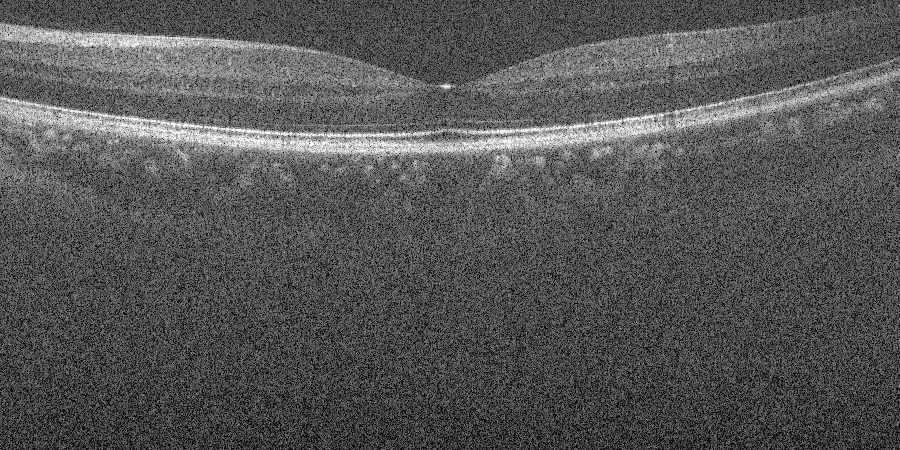
%> input picture Datasets/dt1_Bioptigen_SDOCT/1/test.tif, 900 x 450 px
$ octave Demo_Compute_Metrics.m   (GNU Octave 9; MATLAB toolbox functions it lacks are replaced by stand-ins)
%> lines starting %> are read from the running program, lines starting %| are printed output that depends on the picture
### Metrics/utils/comp_psnr_ssim.m

function [PSNR,SSIM]=comp_psnr_ssim(gt,im_out,maxI)
%
% Computes PSNR and SSIM metrics
%
% Note:
%   MATLAB's "ssim" function was introduced in MATLAB R2014a.
%
% INPUTS:
% gt: ground-truth image
% im_out: reconstructed image
% maxI: maximum intensity value (OPTIONAL)
%
% Usage:
%   PSNR=comp_psnr_ssim(gt,im_out,255)
%   [PSNR,SSIM]=comp_psnr_ssim(gt,im_out,255)
%
%
if ~exist('MaxI','var') || isempty(maxI)
    maxI = -1;
end

if maxI == -1
    if max(gt(:))<2
        maxI=1;
    else
        maxI=255;
    end
end

% MSE=mean(mean((gt(:)-im_out(:)).^2));
im_out = im_out(1:size(gt,1),1:size(gt,2));
% gt = gt(1:size(im_out,1),1:size(im_out,2));
MSE=mean(mean((gt(:)-im_out(:)).^2));

PSNR=10*log10((maxI^2)/MSE);

if nargout>1
    SSIM=ssim(im_out,gt,'DynamicRange',maxI); % [ssimval,ssimmap] = ssim(A,ref)
end

### Metrics/utils/get_n_roi.m
function [roi,pos,roi_mask]=get_n_roi(img,n)
%
% Display the input image and select "n" regions of interest (ROIs).
%
% INPUT
%   img: the input image
%   n: number of ROIs
%
% OUTPUT
%   roi: cell array of ROI vectors.
%   pos: cell array of ROI positions. The positions are saved in [x y w h]
%   format.
%   roi_mask: cell array of ROI masks. ROI mask is an image where the
%   selected pixels are indicated by 1 and the others are set to 0.
%
% USAGE
%   figure
%   imshow(img);
%   [roi,pos,roi_mask]=get_n_roi(img_noisy,n);
%
%

if nargin<2
    n=1;
end

% fh=figure;
% imshow(img);


msg='select ROI number %d & double click';
roi=cell(n,1);
roi_mask=cell(n,1);
pos=cell(n,1);
for i=1:n
    title(sprintf(msg,i));
    [roi{i},pos{i},roi_mask{i}]=get_roi(img);
end

### Metrics/utils/get_roi.m
% INPUTS:
% imf: image (a filtered image)
% OUTPUTS:
% roi: a vector (1 by d)
% pos: a vector of the form [x y w h] that determines ROI position
% roi_mask: an image of size(imf)
%
% see 'MSR_CNR_metrics_demo.m'
% Ashkan.
function [roi,pos,roi_mask]=get_roi(imf,sz)
if nargin < 2
    h = imrect;
else
    h = imrect(gca,sz);
end
% Constrain drag of imrect within axes limits.
api = iptgetapi(h);
fcn = makeConstrainToRectFcn('imrect',get(gca,'XLim'),...
   get(gca,'YLim'));
api.setPositionConstraintFcn(fcn);
%
wait(h); % comment this to create mask immediately
roi_mask = createMask(h);
roi=roi_mask.*imf;
roi(~roi_mask)=[];
pos=h.getPosition;

### Metrics/utils/Demo_Compute_Metrics.m
%
% This script shows how to compute the following image quality assessment
% metrics:
%
% PSNR, SSIM, MSR, CNR, ENL, TP, and EP.
%
%
% NOTE: (How to select regions of interest (ROIs))
% ROIs are generally divided into two categories:
%   1) foreground region (desired region)
%   2) background region (undesired region).
% Some metrics need one type of ROI while the other metrics need both types
% of ROIs. Please, appropriately select ROIs and set the background ROIs
% indices ("background_indices") correctly in this script.
%
%

%%

clear
clc


dataset_path = '../../Datasets/dt1_Bioptigen_SDOCT/3/';
result_path = '../../Results/benchmark_bm4d_iidnoise';

% noisy image
imn_path = fullfile(dataset_path,'test.tif');
imn = double(imread(imn_path));
%> imn: size 450x900 double; min 0, max 255, mean 85.2; mean of the top-left, top-right, bottom-left and bottom-right quarters 106.8, 97.9, 68.4, 67.8

% ground-truth image
im_path = fullfile(dataset_path,'average.tif');
im = double(imread(im_path));
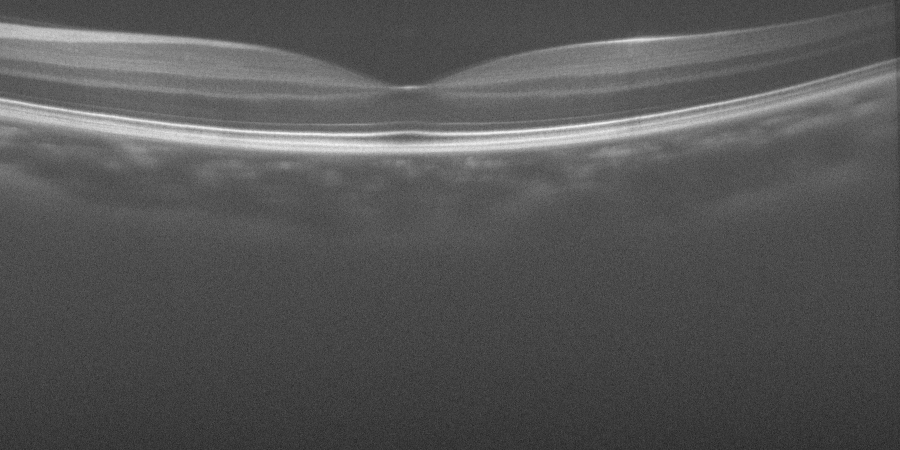
%> input picture Datasets/dt1_Bioptigen_SDOCT/1/average.tif, 900 x 450 px
%> im: size 450x900 double; min 35, max 245, mean 85.6; mean of the top-left, top-right, bottom-left and bottom-right quarters 106.6, 99.1, 69.2, 67.4

% output/denoised image
im_out_path = fullfile(result_path,'03.tif');
im_out = double(imread(im_out_path));
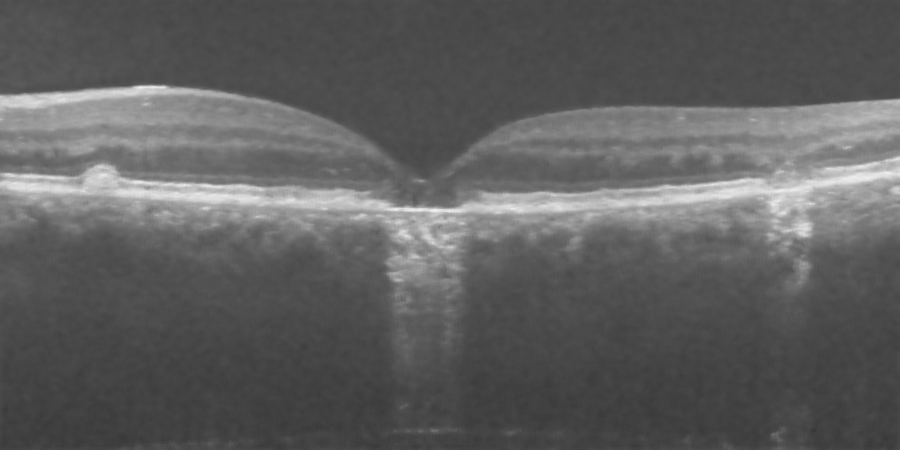
%> input picture Results/MIFCN/03.tif, 900 x 450 px
%> im_out: size 450x900 double; min 53, max 244, mean 94.8; mean of the top-left, top-right, bottom-left and bottom-right quarters 110.9, 109.4, 79.5, 79.4


maxI = 255;

% % figure,imshow(imn/maxI),title('noisy image')
% % figure,imshow(im/maxI),title('ground-truth image')
% % figure,imshow(im_out/maxI),title('denoised image')


%% Compute PSNR and SSIM metrics

[PSNR,SSIM] = comp_psnr_ssim(im,im_out,maxI)
%> in comp_psnr_ssim, `MSE=mean(mean((gt(:)-im_out(:)).^2));`: MSE = 1555.5
%> in comp_psnr_ssim, `PSNR=10*log10((maxI^2)/MSE);`: PSNR = 16.21
%> in comp_psnr_ssim, `SSIM=ssim(im_out,gt,'DynamicRange',maxI);`: SSIM = 0.573
%> PSNR = 16.21; SSIM = 0.573


%% Select some ROIs

input_img = imn;

N = 6; % number of ROIs that you want to select

figure;
imshow(input_img/maxI);

[~,pos,~] = get_n_roi(input_img,N);
%> the run ends on the next line
